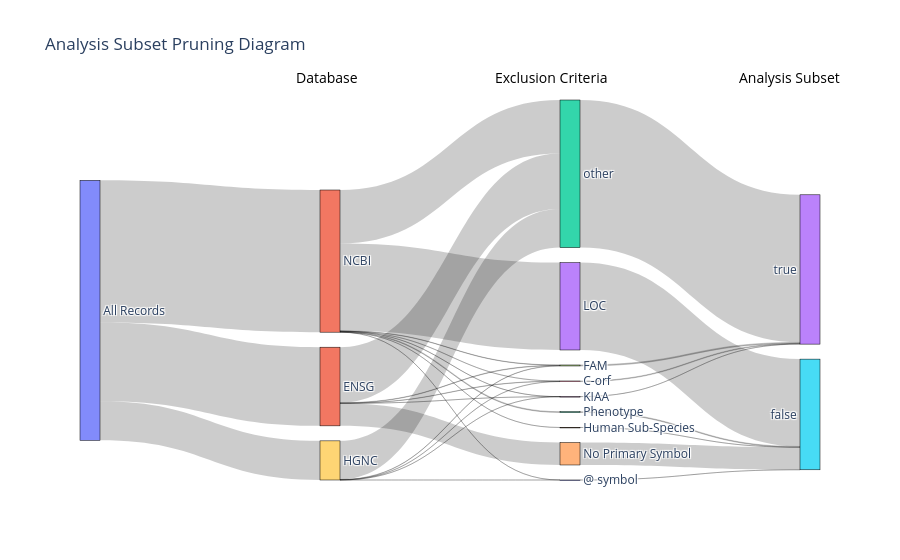

Notebook code cell kept with this figure:
### Code cell
fig = go.Figure(data=[go.Sankey(
    arrangement="snap",  # optional: controls node layout
    node=dict(
        pad=15,
        thickness=20,
        line=dict(color="black", width=0.5),
        label=labels,  # the unique values from all columns
    ),
    link=dict(
        source=sources,  # indices in 'labels' list
        target=targets,
        value=values
    )
)])
# Add custom stage labels (these correspond to your 'cols')
stage_labels = ["", "Database", "Exclusion Criteria", "Analysis Subset"]
num_stages = len(stage_labels)

# Estimate x positions for each stage (spread evenly)
x_positions = [i / (num_stages - 1) for i in range(num_stages)]

# Manual adjustments
x_positions[2] -= 0.03  # shift "Gene Symbol Type" left
x_positions[3] += 0.03  # shift "Analysis Subset" right

label_y_pos = 1.09

for i, label in enumerate(stage_labels):
    if label:  # skip empty labels if any
        fig.add_annotation(
            x=x_positions[i],
            y=label_y_pos,
            text=label,
            showarrow=False,
            font=dict(size=14, color="black"),
            xref="paper",
            yref="paper"
        )

fig.update_layout(title_text="Analysis Subset Pruning Diagram", font_size=12)
fig.show()

### Figure 1 — Plotly figure (JSON) as saved in the notebook; plotly's stock layout.template omitted (floating-point values rounded to 4 significant figures)
{"data": [{"arrangement": "snap", "link": {"source": [0, 0, 0, 1, 1, 1, 1, 1, 9, 9, 9, 9, 9, 11, 11, 11, 11, 11, 11, 11, 11, 10, 6, 7, 14, 8, 13, 4, 12, 2], "target": [1, 9, 11, 6, 7, 8, 4, 2, 10, 6, 7, 8, 2, 10, 6, 7, 14, 8, 13, 12, 2, 5, 3, 3, 5, 3, 5, 5, 5, 3], "value": [133065, 66207, 240508, 420, 711, 48, 38041, 93845, 8, 344, 452, 43, 65360, 22, 317, 518, 73, 47, 147789, 1269, 90473, 30, 1081, 1681, 73, 138, 147789, 38041, 1269, 249678]}, "node": {"label": ["All Records", "ENSG", "other", true, "No Primary Symbol", false, "C-orf", "FAM", "KIAA", "HGNC", "@ symbol", "NCBI", "Phenotype", "LOC", "Human Sub-Species"], "line": {"color": "black", "width": 0.5}, "pad": 15, "thickness": 20}, "type": "sankey"}], "layout": {"annotations": [{"font": {"color": "black", "size": 14}, "showarrow": false, "text": "Database", "x": 0.3333, "xref": "paper", "y": 1.09, "yref": "paper"}, {"font": {"color": "black", "size": 14}, "showarrow": false, "text": "Exclusion Criteria", "x": 0.6367, "xref": "paper", "y": 1.09, "yref": "paper"}, {"font": {"color": "black", "size": 14}, "showarrow": false, "text": "Analysis Subset", "x": 1.03, "xref": "paper", "y": 1.09, "yref": "paper"}], "font": {"size": 12}, "title": {"text": "Analysis Subset Pruning Diagram"}}}
